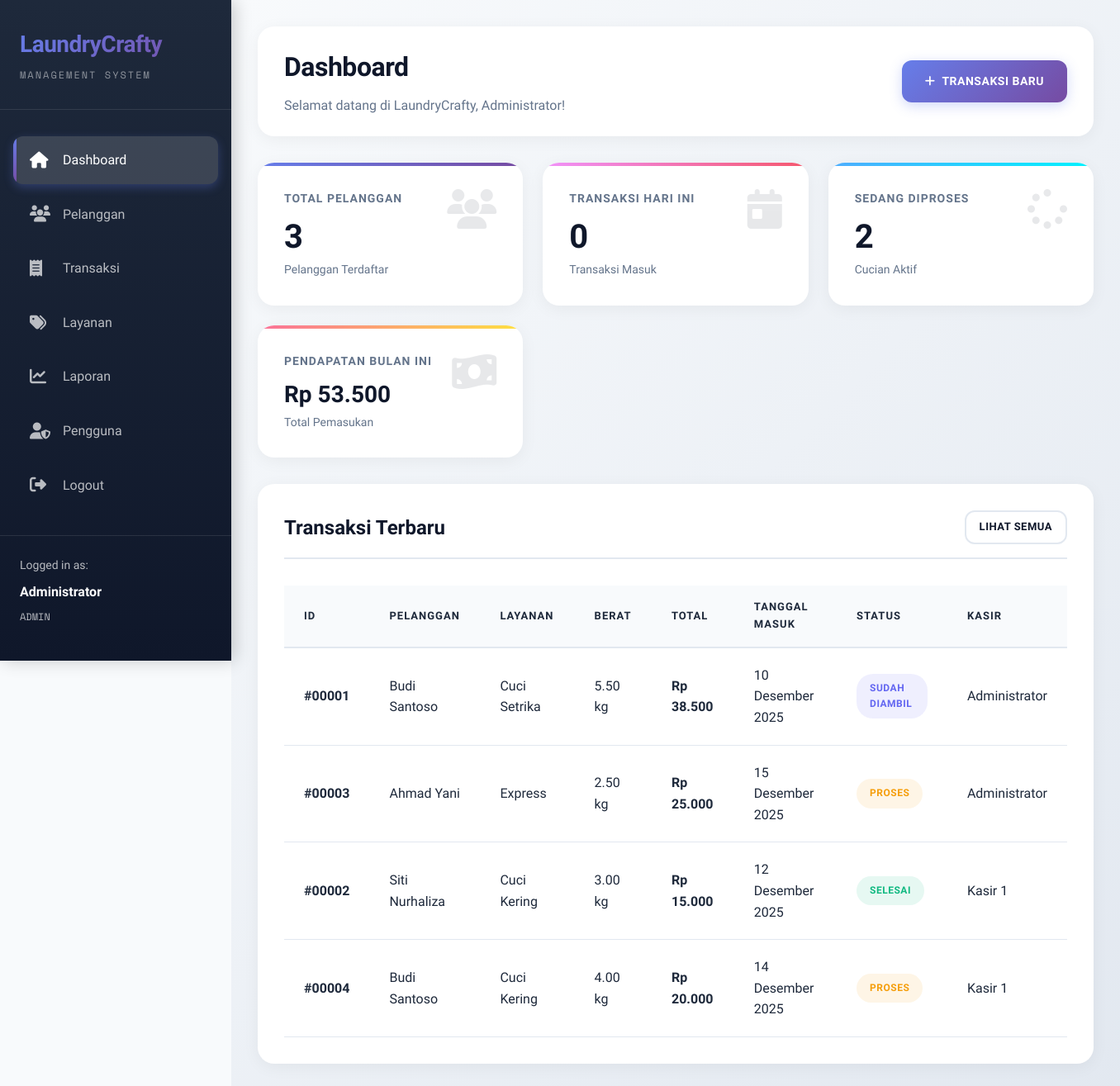
Screenshot of /dashboard.php (signed in) with the database file from the repository.
### tables this page shows
CREATE TABLE IF NOT EXISTS transaksi (
    id_transaksi INT PRIMARY KEY AUTO_INCREMENT,
    id_pelanggan INT NOT NULL,
    id_layanan INT NOT NULL,
    id_user INT NOT NULL,
    tanggal_masuk DATE NOT NULL,
    tanggal_selesai DATE NOT NULL,
    berat DECIMAL(5,2) NOT NULL,
    total_harga DECIMAL(10,2) NOT NULL,
    status ENUM('Proses', 'Selesai', 'Sudah Diambil') DEFAULT 'Proses',
    catatan TEXT,
    created_at TIMESTAMP DEFAULT CURRENT_TIMESTAMP,
    updated_at TIMESTAMP DEFAULT CURRENT_TIMESTAMP ON UPDATE CURRENT_TIMESTAMP,
    FOREIGN KEY (id_pelanggan) REFERENCES pelanggan(id_pelanggan) ON DELETE CASCADE,
    FOREIGN KEY (id_layanan) REFERENCES layanan(id_layanan) ON DELETE CASCADE,
    FOREIGN KEY (id_user) REFERENCES user(id_user) ON DELETE CASCADE
);

CREATE TABLE IF NOT EXISTS pelanggan (
    id_pelanggan INT PRIMARY KEY AUTO_INCREMENT,
    nama VARCHAR(100) NOT NULL,
    alamat TEXT,
    no_hp VARCHAR(20) NOT NULL,
    email VARCHAR(100),
    created_at TIMESTAMP DEFAULT CURRENT_TIMESTAMP
);

CREATE TABLE IF NOT EXISTS layanan (
    id_layanan INT PRIMARY KEY AUTO_INCREMENT,
    nama_layanan VARCHAR(50) NOT NULL,
    harga_per_kg DECIMAL(10,2) NOT NULL,
    deskripsi TEXT,
    durasi_hari INT DEFAULT 3,
    created_at TIMESTAMP DEFAULT CURRENT_TIMESTAMP
);

CREATE TABLE IF NOT EXISTS user (
    id_user INT PRIMARY KEY AUTO_INCREMENT,
    username VARCHAR(50) UNIQUE NOT NULL,
    password VARCHAR(255) NOT NULL,
    nama_lengkap VARCHAR(100) NOT NULL,
    role ENUM('admin', 'kasir') DEFAULT 'kasir',
    created_at TIMESTAMP DEFAULT CURRENT_TIMESTAMP
);

### includes/functions.php (called while the page is built, shortened)
<?php
function isLoggedIn() {
    return isset($_SESSION['user_id']);
}
function isAdmin() {
    return isset($_SESSION['role']) && $_SESSION['role'] === 'admin';
}
function getCurrentUser() {
    return [
        'id' => $_SESSION['user_id'],
        'username' => $_SESSION['username'],
        'nama' => $_SESSION['nama_lengkap'],
        'role' => $_SESSION['role']
    ];
}
function formatRupiah($number) {
    return 'Rp ' . number_format($number, 0, ',', '.');
}
function formatDate($date) {
    $months = [
        1 => 'Januari', 'Februari', 'Maret', 'April', 'Mei', 'Juni',
        'Juli', 'Agustus', 'September', 'Oktober', 'November', 'Desember'
    ];
    $timestamp = strtotime($date);
    $day = date('d', $timestamp);
    $month = $months[(int)date('m', $timestamp)];
    $year = date('Y', $timestamp);
    return "$day $month $year";
}
?>

### dashboard.php (the view, shortened to what this page needs)
<?php
require_once 'includes/config.php';
require_once 'includes/functions.php';
$user = getCurrentUser();
$stats = [];
$result = $conn->query("SELECT COUNT(*) as total FROM pelanggan");
$stats['total_pelanggan'] = $result->fetch_assoc()['total'];
$today = date('Y-m-d');
$result = $conn->query("SELECT COUNT(*) as total FROM transaksi WHERE tanggal_masuk = '$today'");
$stats['transaksi_hari_ini'] = $result->fetch_assoc()['total'];
$result = $conn->query("SELECT COUNT(*) as total FROM transaksi WHERE status = 'Proses'");
$stats['transaksi_proses'] = $result->fetch_assoc()['total'];
$month = date('Y-m');
$result = $conn->query("SELECT SUM(total_harga) as total FROM transaksi WHERE DATE_FORMAT(tanggal_masuk, '%Y-%m') = '$month' AND status != 'Proses'");
$stats['pendapatan_bulan'] = $result->fetch_assoc()['total'] ?? 0;
$recent_transactions = $conn->query("
    SELECT t.*, p.nama as nama_pelanggan, l.nama_layanan, u.nama_lengkap as kasir
    FROM transaksi t
    JOIN pelanggan p ON t.id_pelanggan = p.id_pelanggan
    JOIN layanan l ON t.id_layanan = l.id_layanan
    JOIN user u ON t.id_user = u.id_user
    ORDER BY t.created_at DESC
    LIMIT 10
");
?>
<!DOCTYPE html>
<html lang="id">
<head>
    <link rel="stylesheet" href="css/style.css">
    <link rel="stylesheet" href="https://cdnjs.cloudflare.com/ajax/libs/font-awesome/6.4.0/css/all.min.css">
</head>
<body>
    <div class="wrapper">
        <aside class="sidebar">
            <div class="logo">
                <h2>LaundryCrafty</h2>
                <p>Management System</p>
            </div>
            <ul class="nav-menu">
                <li>
                    <a href="dashboard.php" class="active">
                        <i class="fas fa-home"></i>
                        Dashboard
                    </a>
                </li>
                <li>
                    <a href="pelanggan.php">
                        <i class="fas fa-users"></i>
                        Pelanggan
                    </a>
                </li>
                <li>
                    <a href="transaksi.php">
                        <i class="fas fa-receipt"></i>
                        Transaksi
                    </a>
                </li>
                <li>
                    <a href="layanan.php">
                        <i class="fas fa-tags"></i>
                        Layanan
                    </a>
                </li>
                <li>
                    <a href="laporan.php">
                        <i class="fas fa-chart-line"></i>
                        Laporan
                    </a>
                </li>
                <?php if (isAdmin()): ?>
                <li>
                    <a href="pengguna.php">
                        <i class="fas fa-user-shield"></i>
                        Pengguna
                    </a>
                </li>
                <?php endif; ?>
                <li>
                    <a href="logout.php">
                        <i class="fas fa-sign-out-alt"></i>
                        Logout
                    </a>
                </li>
            </ul>
            <div class="user-info">
                <p>Logged in as:</p>
                <strong><?php echo $user['nama']; ?></strong>
                <p style="margin-top: 0.5rem; font-family: 'Space Mono', monospace; text-transform: uppercase; font-size: 0.75rem;">
                    <?php echo $user['role']; ?>
                </p>
            </div>
        </aside>
        <main class="main-content">
            <div class="header">
                <div>
                    <h1>Dashboard</h1>
                    <p style="color: var(--text-muted); margin-top: 0.5rem;">
                        Selamat datang di LaundryCrafty, <?php echo $user['nama']; ?>!
                    </p>
                </div>
                <div class="header-actions">
                    <a href="transaksi.php?action=add" class="btn btn-primary">
                        <i class="fas fa-plus"></i> Transaksi Baru
                    </a>
                </div>
            </div>
            <div class="stats-grid">
                <div class="stat-card">
                    <h3>Total Pelanggan</h3>
                    <div class="stat-value"><?php echo $stats['total_pelanggan']; ?></div>
                    <div class="stat-label">Pelanggan Terdaftar</div>
                    <i class="fas fa-users"></i>
                </div>
                <div class="stat-card">
                    <h3>Transaksi Hari Ini</h3>
                    <div class="stat-value"><?php echo $stats['transaksi_hari_ini']; ?></div>
                    <div class="stat-label">Transaksi Masuk</div>
                    <i class="fas fa-calendar-day"></i>
                </div>
                <div class="stat-card">
                    <h3>Sedang Diproses</h3>
                    <div class="stat-value"><?php echo $stats['transaksi_proses']; ?></div>
                    <div class="stat-label">Cucian Aktif</div>
                    <i class="fas fa-spinner"></i>
                </div>
                <div class="stat-card">
                    <h3>Pendapatan Bulan Ini</h3>
                    <div class="stat-value" style="font-size: 1.75rem;"><?php echo formatRupiah($stats['pendapatan_bulan']); ?></div>
                    <div class="stat-label">Total Pemasukan</div>
                    <i class="fas fa-money-bill-wave"></i>
                </div>
            </div>
            <div class="card">
                <div class="card-header">
                    <h2>Transaksi Terbaru</h2>
                    <a href="transaksi.php" class="btn btn-secondary btn-sm">
                        Lihat Semua
                    </a>
                </div>
                <div class="table-responsive">
                    <table>
                        <thead>
                            <tr>
                                <th>ID</th>
                                <th>Pelanggan</th>
                                <th>Layanan</th>
                                <th>Berat</th>
                                <th>Total</th>
                                <th>Tanggal Masuk</th>
                                <th>Status</th>
                                <th>Kasir</th>
                            </tr>
                        </thead>
                        <tbody>
                            <?php if ($recent_transactions->num_rows > 0): ?>
                                <?php while ($row = $recent_transactions->fetch_assoc()): ?>
                                    <tr>
                                        <td><strong>#<?php echo str_pad($row['id_transaksi'], 5, '0', STR_PAD_LEFT); ?></strong></td>
                                        <td><?php echo $row['nama_pelanggan']; ?></td>
                                        <td><?php echo $row['nama_layanan']; ?></td>
                                        <td><?php echo $row['berat']; ?> kg</td>
                                        <td><strong><?php echo formatRupiah($row['total_harga']); ?></strong></td>
                                        <td><?php echo formatDate($row['tanggal_masuk']); ?></td>
                                        <td>
                                            <?php
                                            $badge_class = 'badge-warning';
                                            if ($row['status'] === 'Selesai') $badge_class = 'badge-success';
                                            if ($row['status'] === 'Sudah Diambil') $badge_class = 'badge-info';
                                            ?>
                                            <span class="badge <?php echo $badge_class; ?>">
                                                <?php echo $row['status']; ?>
                                            </span>
                                        </td>
                                        <td><?php echo $row['kasir']; ?></td>
                                    </tr>
                                <?php endwhile; ?>
                            <?php endif; ?>
                        </tbody>
                    </table>
                </div>
            </div>
        </main>
    </div>
</body>
</html>

### rows the page displays
transaksi: id_transaksi "00001", id_pelanggan.nama "Budi Santoso", id_layanan.nama_layanan "Cuci Setrika", berat "5.50", total_harga "Rp 38.500", tanggal_masuk "10 Desember 2025", status "SUDAH DIAMBIL", id_user.nama_lengkap "Administrator"
transaksi: id_transaksi "00003", id_pelanggan.nama "Ahmad Yani", id_layanan.nama_layanan "Express", berat "2.50", total_harga "Rp 25.000", tanggal_masuk "15 Desember 2025", status "PROSES", id_user.nama_lengkap "Administrator"
transaksi: id_transaksi "00002", id_pelanggan.nama "Siti Nurhaliza", id_layanan.nama_layanan "Cuci Kering", berat "3.00", total_harga "Rp 15.000", tanggal_masuk "12 Desember 2025", status "SELESAI", id_user.nama_lengkap "Kasir 1"
transaksi: id_transaksi "00004", id_pelanggan.nama "Budi Santoso", id_layanan.nama_layanan "Cuci Kering", berat "4.00", total_harga "Rp 20.000", tanggal_masuk "14 Desember 2025", status "PROSES", id_user.nama_lengkap "Kasir 1"

### other values shown
$user['nama'] "Administrator"
$user['role'] "ADMIN"
$stats['total_pelanggan'] "3"
$stats['transaksi_hari_ini'] "0"
$stats['transaksi_proses'] "2"
formatRupiah($stats['pendapatan_bulan']) "Rp 53.500"
